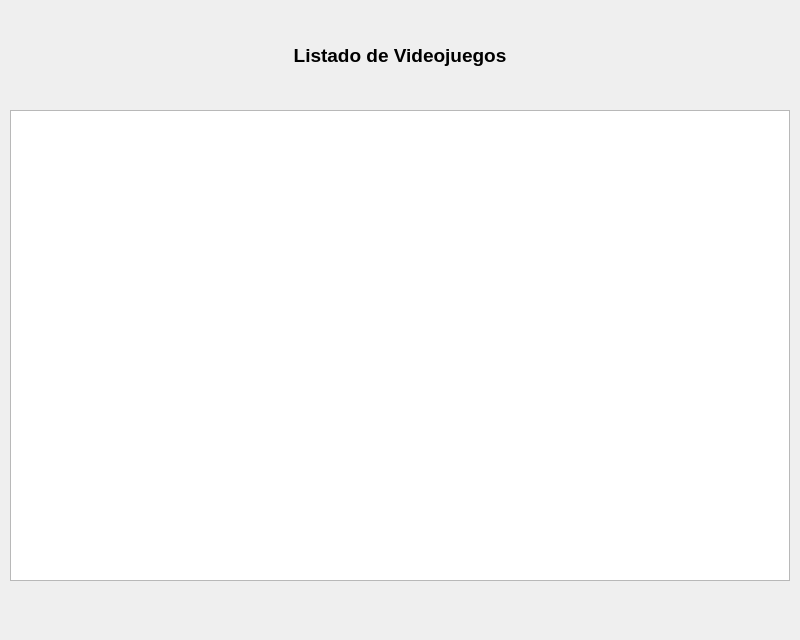
<?xml version="1.0" encoding="UTF-8"?>
<ui version="4.0">
 <class>MainWindow</class>
 <widget class="QMainWindow" name="MainWindow">
  <property name="geometry">
   <rect>
    <x>0</x>
    <y>0</y>
    <width>800</width>
    <height>640</height>
   </rect>
  </property>
  <property name="minimumSize">
   <size>
    <width>800</width>
    <height>640</height>
   </size>
  </property>
  <property name="maximumSize">
   <size>
    <width>800</width>
    <height>640</height>
   </size>
  </property>
  <property name="focusPolicy">
   <enum>Qt::TabFocus</enum>
  </property>
  <property name="windowTitle">
   <string>Listado normal</string>
  </property>
  <property name="windowIcon">
   <iconset>
    <normaloff>imagenes_ventanas/mando.png</normaloff>imagenes_ventanas/mando.png</iconset>
  </property>
  <widget class="QWidget" name="centralwidget">
   <widget class="QLabel" name="lbl_listado_videojuegos">
    <property name="geometry">
     <rect>
      <x>10</x>
      <y>10</y>
      <width>780</width>
      <height>90</height>
     </rect>
    </property>
    <property name="font">
     <font>
      <pointsize>14</pointsize>
      <weight>75</weight>
      <bold>true</bold>
     </font>
    </property>
    <property name="text">
     <string>Listado de Videojuegos</string>
    </property>
    <property name="alignment">
     <set>Qt::AlignCenter</set>
    </property>
   </widget>
   <widget class="QLabel" name="lbl_juegos_listados">
    <property name="geometry">
     <rect>
      <x>10</x>
      <y>590</y>
      <width>781</width>
      <height>16</height>
     </rect>
    </property>
    <property name="text">
     <string/>
    </property>
   </widget>
   <widget class="QTextEdit" name="txe_listado_videojuegos">
    <property name="geometry">
     <rect>
      <x>10</x>
      <y>110</y>
      <width>780</width>
      <height>471</height>
     </rect>
    </property>
    <property name="autoFormatting">
     <set>QTextEdit::AutoNone</set>
    </property>
    <property name="readOnly">
     <bool>true</bool>
    </property>
   </widget>
  </widget>
  <action name="subm_anadir_videjuego">
   <property name="text">
    <string>Añadir Videojuego</string>
   </property>
  </action>
  <action name="subm_editar_videojuego">
   <property name="text">
    <string>Editar Videojuego</string>
   </property>
  </action>
  <action name="subm_borrar_videojuego">
   <property name="text">
    <string>Borrar Videojuego</string>
   </property>
  </action>
  <action name="subm_listado_normal">
   <property name="text">
    <string>Listado Normal</string>
   </property>
  </action>
  <action name="subm_listado_list_widget">
   <property name="text">
    <string>Listado (List Widget)</string>
   </property>
  </action>
  <action name="subm_listado_table_widget">
   <property name="text">
    <string>Listado (Table Widget)</string>
   </property>
  </action>
 </widget>
 <resources/>
 <connections/>
</ui>
